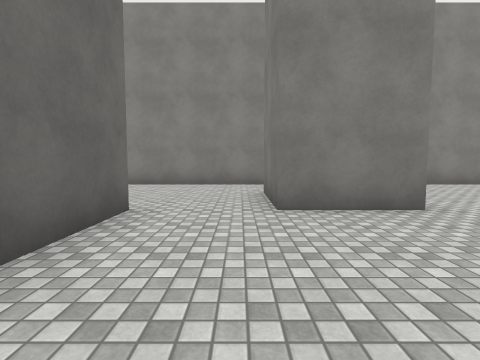
[1] (above)

22 first-person views from a walk through a scene from a Unity 3-D project. The camera is 1.3 m above the floor, tilts 4° down and sees 85° across. The floor is counted in squares, 2 m on a side. Each view is taken from the middle of a square. On the plan, view 1 faces up. The plan holds only what a view shows up to about 9 squares ahead; the rest is blank. The place goes on beyond the plan. The player character is not drawn. Surface patterns are stand-ins for the level's own textures.

[2]
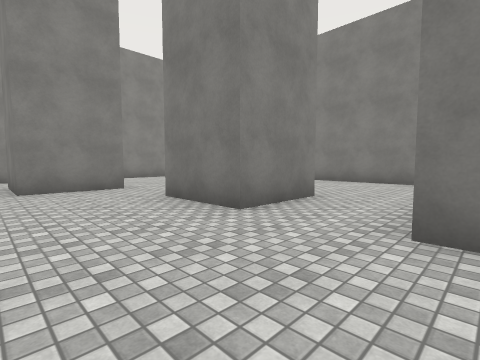

[3]
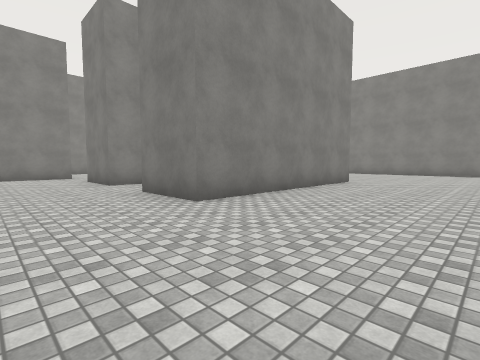

[4]
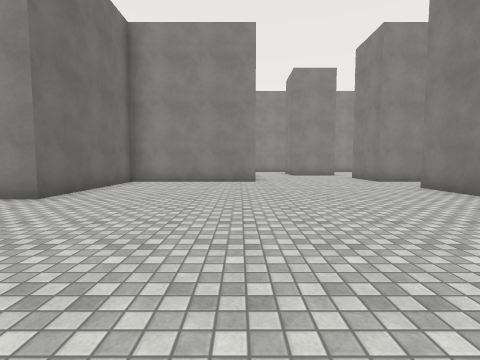

[5]
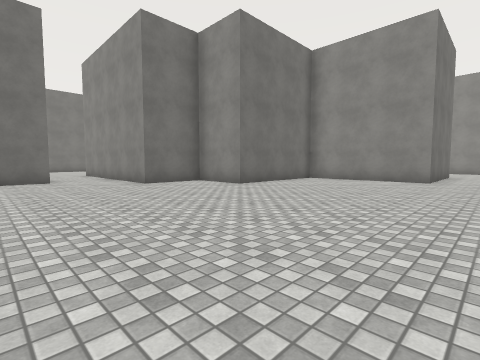

[6]
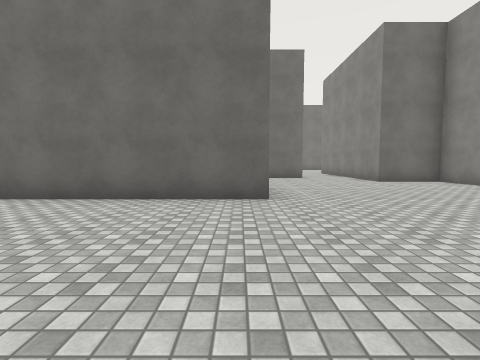

[7]
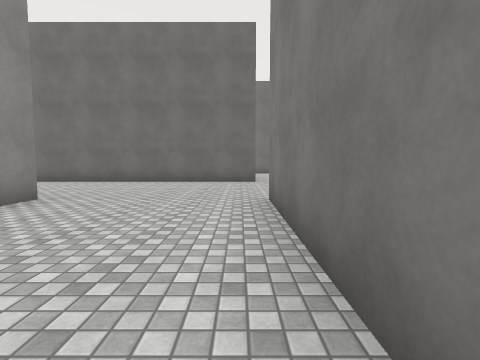

[8]
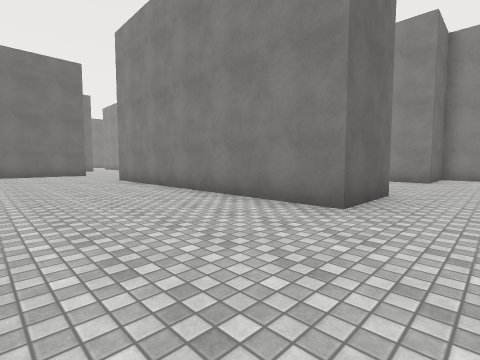

[9]
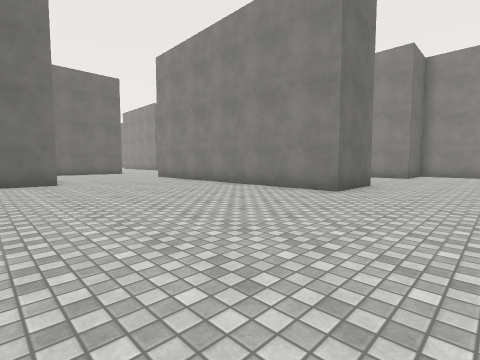

[10]
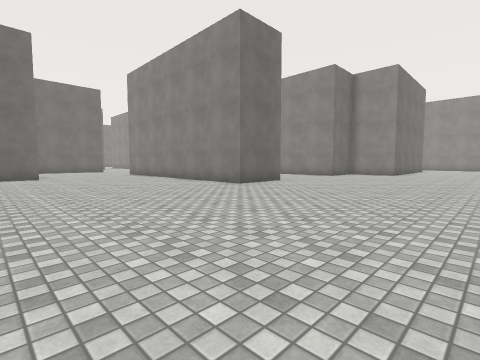

[11]
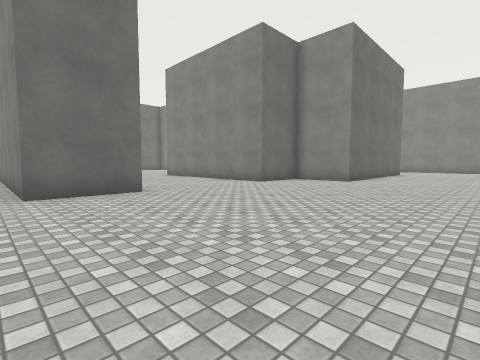

[12]
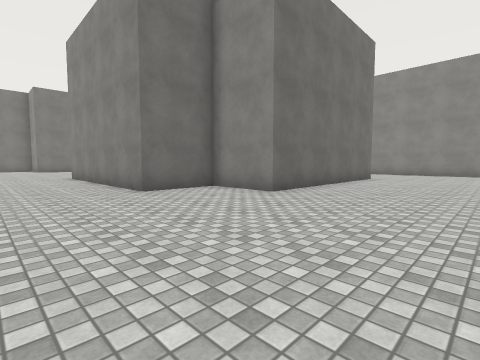

[13]
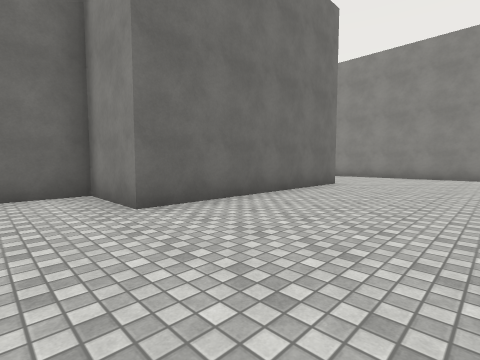

[14]
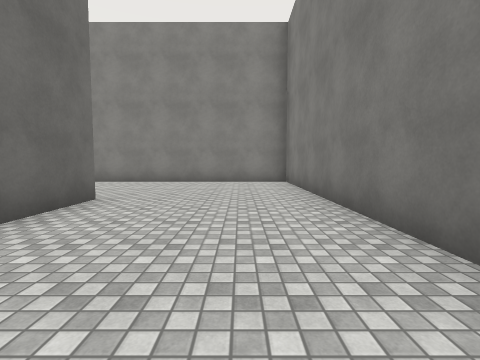

[15]
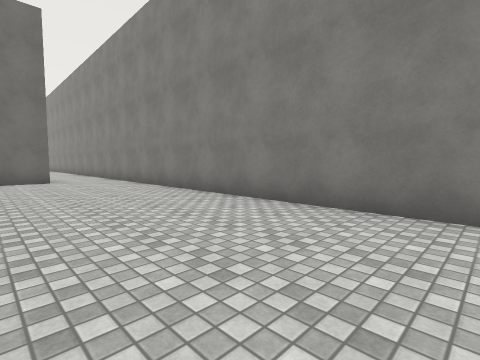

[16]
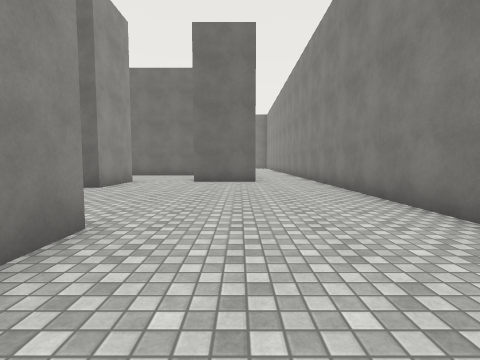

[17]
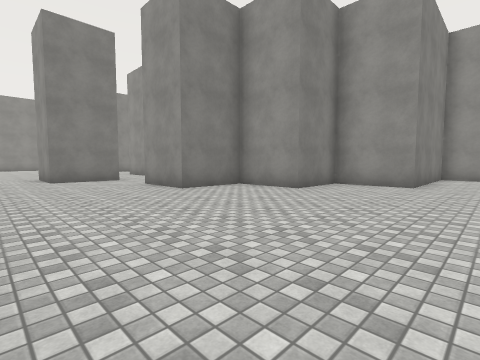

[18]
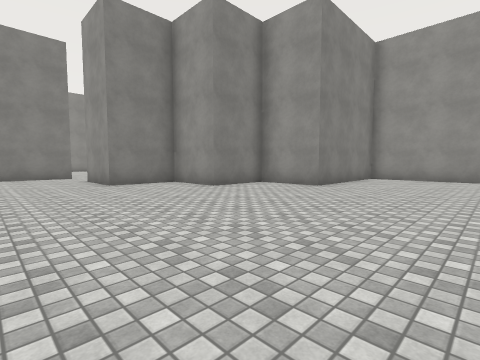

[19]
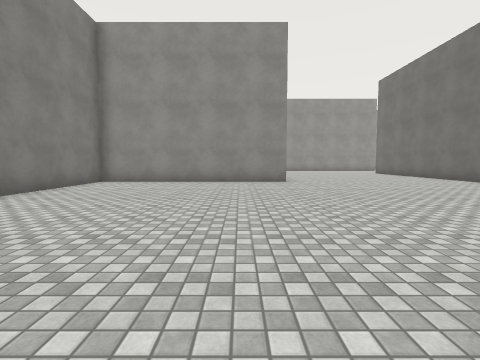

[20]
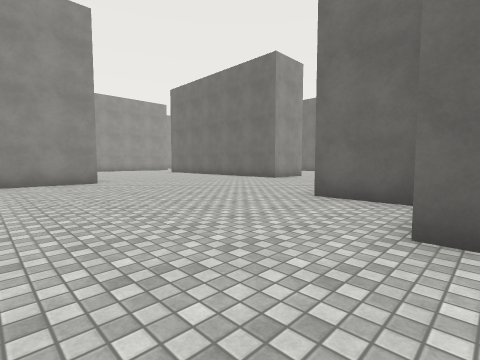

[21]
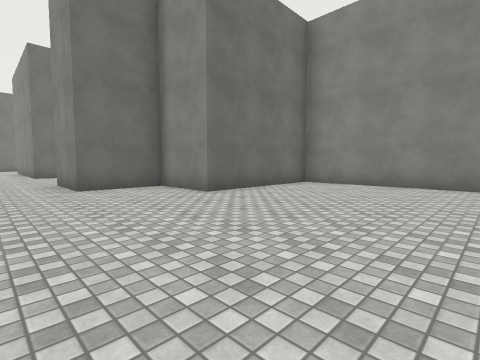

[22]
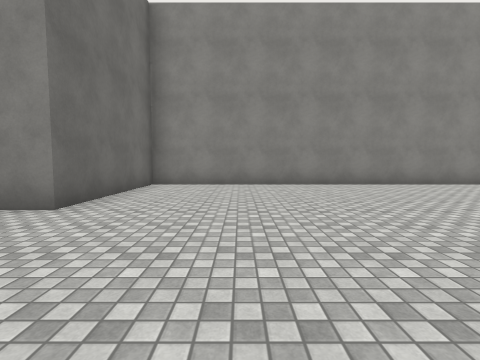

### Floor plan
Points are (right, up) in squares from view 1. A wall is a line through its corners. A room is listed if a view was taken in it or the views show most of it. See-through windows are left out.
Room 1 (views 1, 2, 3, 4, 5, 6, 7, 8, 9, 10, 11, 12, 13, 14, 15, 16, 17, 18, 19, 20, 21, 22)
walls: (-5.5, -4.5) (-7.5, -4.5) (-7.5, -0.5) (-5.5, -0.5) (-5.5, 1.5) (-3.5, 1.5) (-3.5, 3.5) (-1.5, 3.5) (-1.5, -0.5) (-5.5, -0.5) (-5.5, -4.5); (-3.5, -10.4) (-3.5, -16.5); (-9.5, -8.4) (-9.5, -9.6); (4.6, -0.5) (2.5, -0.5) (2.5, 1.5) (4.5, 1.5) (4.5, 1); (-13.6, -4.5) (-7.5, -4.5) (-7.5, -6.5) (-9.2, -6.5); (2.5, 5.6) (2.5, 3.5) (0.5, 3.5) (0.5, 5.5) (2.2, 5.5); (0.5, -14.5) (1.2, -14.5); (2.5, -14.4) (2.5, -15.6); (8.5, -1.4) (8.5, 1.4); (8.5, -8.4) (8.5, -10.5) (0.5, -10.5); (8.5, 3.5) (9.5, 3.5); (10.5, 3.6) (10.5, -2.5) (8.5, -2.5) (8.5, -4.5) (2.5, -4.5) (2.5, -2.5); (-19.5, -4.1) (-19.5, -5); (14.5, 0.5) (14.5, 7.5) (-13.5, 7.5) (-13.5, 3.5) (-15.5, 3.5) (-15.5, 1.5) (-17.5, 1.5)

Positions as (right, up) in squares from view 1, and headings:
1: (0, 0), facing up
2: (0, -3), facing up-right
3: (0, -8), facing up-right
4: (-2, -9), facing up
5: (0, -10), facing up-left
6: (1, -11), facing left
7: (5, -11), facing left
8: (10, -14), facing up-left
9: (11, -16), facing up-left
10: (14, -16), facing up-left
11: (14, -11), facing up-left
12: (14, -7), facing up-left
13: (14, -4), facing up-left
14: (13, -1), facing up
15: (12, 4), facing up-left
16: (11, 5), facing left
17: (-9, 7), facing down-right
18: (-11, 6), facing down-right
19: (-12, 4), facing down
20: (-11, 4), facing down-left
21: (-9, 0), facing up-left
22: (-11, 0), facing up
